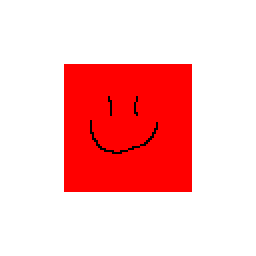
#> input picture tools/others/tests/images/test.png, 128 x 128 px (shown 2 times larger)
$ python single_strip.py tests/images/test.png 5 5   (Python 2 division)
#> lines starting #> are read from the running program, lines starting #| are printed output that depends on the picture
#!/usr/bin/env python
# -*- coding: utf-8 -*-

from __future__ import unicode_literals, print_function

import sys
import Image

image = sys.argv[1]
cols = int(sys.argv[2])
rows = int(sys.argv[3])

src = Image.open(image)
#> src is the input picture: PIL image 128x128 RGBA; mean R, G, B, A 253.7, 191.2, 191.2, 63.8
fw = src.size[0] / cols
#> fw = 25
fh = src.size[1] / rows
#> fh = 25

dest = Image.new("RGBA", (fw * cols * rows, fh))
#> dest: PIL image 625x25 RGBA; every value is 0
w = 0
for row in range(rows):
    for col in range(cols):
        frame = src.crop((fw * col, fh * row, fw * (col + 1), fh * (row + 1)))
        dest.paste(frame, (w, 0))
        w += fw
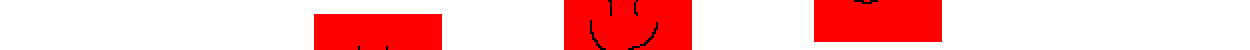
#> dest: PIL image 625x25 RGBA (shown 2 times larger); mean R, G, B, A 253.6, 188.2, 188.2, 66.8; transparent parts drawn white
#> after the loop, w = 625

dest.save("anim.png")
print("cols = %d" % (rows * cols, ))
